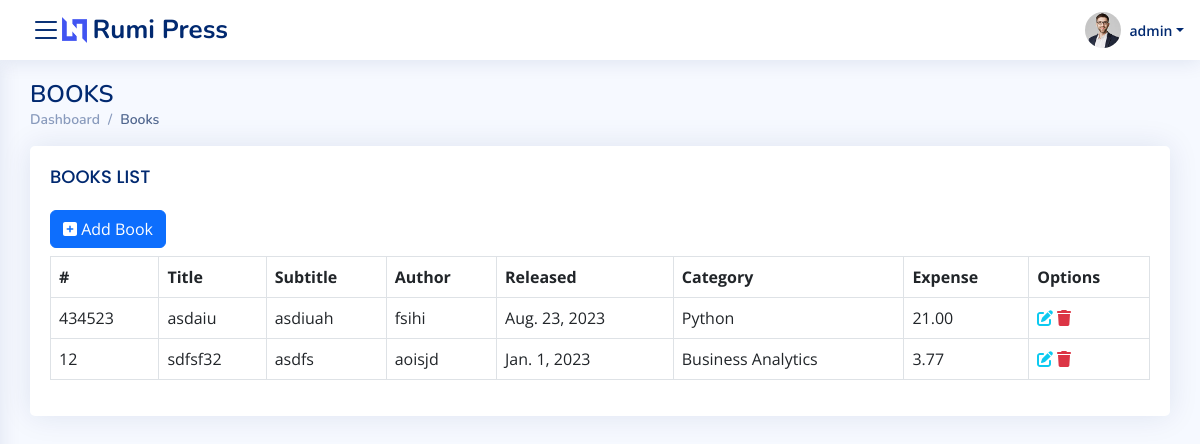
Page /books/ (signed in) on the earlier database version.
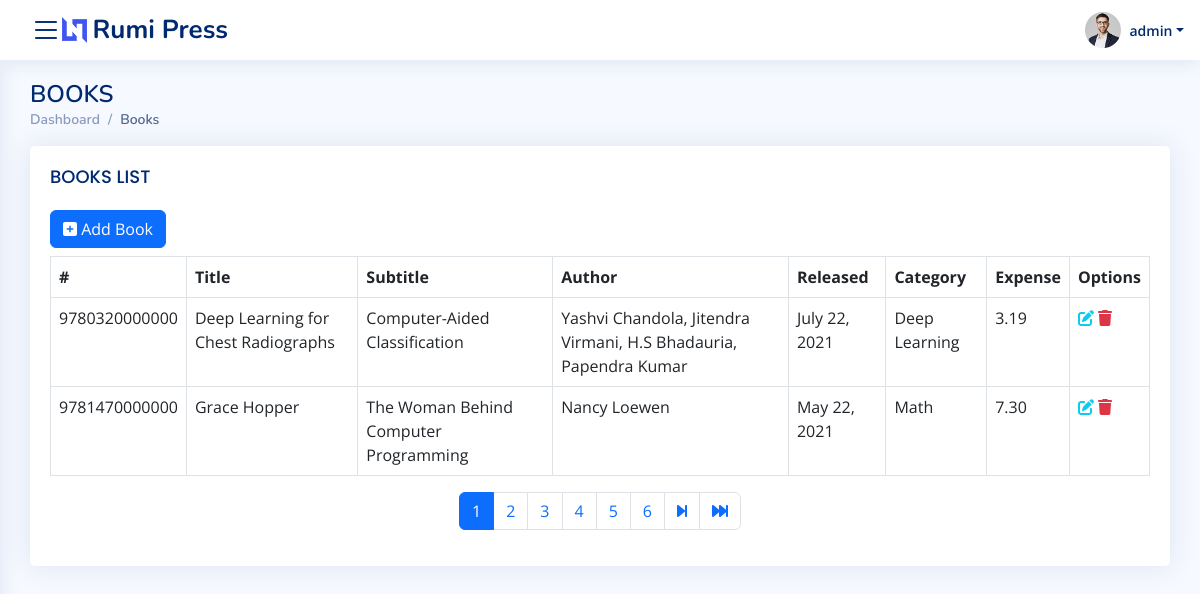
Same page on the later database version.
### tracker/models.py (models this page shows, shortened)
class Books(models.Model):
    book_code=models.IntegerField()
    title=models.CharField(max_length=255)
    subtitle=models.CharField(max_length=255, null=True)
    author=models.CharField(max_length=255)
    publishing_date=models.DateField()
    publisher=models.CharField(max_length=255)
    category=models.ForeignKey(Categories, on_delete=models.CASCADE)
    user=models.ForeignKey(User, on_delete=models.CASCADE, related_name='user_reg')
    date=models.DateField(auto_now=True)
    distribution_expense=models.DecimalField(max_digits=6, decimal_places=2)
    active=models.BooleanField(default=True)

class Categories(models.Model):
    category=models.CharField(max_length=70)
    user=models.ForeignKey(User, on_delete=models.CASCADE)
    date=models.DateField(auto_now=True)
    active=models.BooleanField(default=True)
    class Meta:
        unique_together = ('id', 'category')

### tracker/views.py (the view)
# urls.py: path('books/', views.BooksView, name='books'),
@login_required
def BooksView(request):
    if request.method=="GET":
        page=request.GET.get('page',1)
        books=Books.objects.filter(active=True).all().order_by('-publishing_date', '-id')
        try:
            paginator=Paginator(books,2)
            books=paginator.page(page)
        except:
            raise Http404
        return render(request, 'books/books.html',{'entity':books, 'paginator':paginator})

### templates/books/books.html (shortened to what this page needs)
{% extends 'base.html'%}
{% block content %}
<main id="main" class="main">
    <div class="pagetitle">
      <h1>BOOKS</h1>
      <nav>
        <ol class="breadcrumb">
          <li class="breadcrumb-item"><a href="{% url  'index' %}">Dashboard</a></li>
          <li class="breadcrumb-item active">Books</li>
        </ol>
      </nav>
    </div>
    <section class="section">
    <div class="row">
        <div class="col-lg-12">
          <div class="card">
            <div class="card-body">
              <h5 class="card-title">BOOKS LIST</h5>
                <a href="{% url 'create_books' %}" class="btn btn-primary">
                    <i class="fa fa-plus-square"></i> Add Book
                </a>
              <table class="table table-hover table-bordered  table-responsive mt-2">
                  <thead>
                      <th>#</th>
                      <th>Title</th>
                      <th>Subtitle</th>
                      <th>Author</th>
                      <th>Released</th>
                      <th>Category</th>
                      <th>Expense</th>
                      <th>Options</th>
                  </thead>
                  <tbody>
                    {% for book in entity %}
                        <tr>
                            <td>{{book.book_code}}</td>
                            <td>{{book.title}}</td>
                            <td>{{book.subtitle}}</td>
                            <td>{{book.author}}</td>
                            <td>{{book.publishing_date}}</td>
                            <td>{{book.category.category}}</td>
                            <td>{{book.distribution_expense}}</td>
                            <td>
                              <a href="{% url 'update_book' book.id %}" class="text-info">
                                <i class="fa fa-pen-to-square"></i>
                              </a>
                              <form action="{% url 'remove_book' book.id %}" method="post" class="d-inline-flex">
                                <a href="javascript:void(0);" class="text-danger" onclick="this.parentNode.submit()">
                                  <i class="fa fa-trash"></i>
                                </a>
                              </form>
                            </td>
                        </tr>
                    {% endfor %}
                  </tbody>
              </table>
              {% include 'paginator.html' %}
            </div>
          </div>
        </div>
    </div>
</main>
{% endblock %}

Differences in the rows shown:
no longer on this page (row edited): Books: book_code "12", title "sdfsf32", subtitle "asdfs", author "aoisjd", publishing_date "Jan. 1, 2023", category.category "Business Analytics", distribution_expense "3.77"
changed Books: book_code "434523" → "9780320000000"; title "asdaiu" → "Deep Learning for Chest Radiographs"; subtitle "asdiuah" → "Computer-Aided Classification"; author "fsihi" → "Yashvi Chandola, Jitendra Virmani, H.S Bhadauria, Papendra Kumar"; publishing_date "Aug. 23, 2023" → "July 22, 2021"; category.category "Python" → "Deep Learning"; distribution_expense "21.00" → "3.19"
added Books: book_code "9781470000000", title "Grace Hopper", subtitle "The Woman Behind Computer Programming", author "Nancy Loewen", publishing_date "May 22, 2021", category.category "Math", distribution_expense "7.30"
Other differences:
new list line: "1"
new list line: "2"
new list line: "3"
new list line: "4"
new list line: "5"
new list line: "6"
